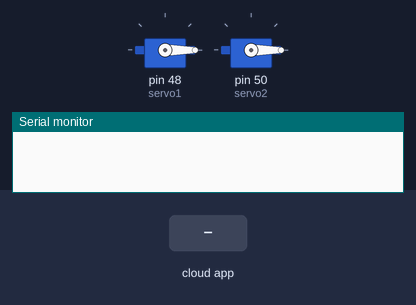
The sketch below on a simulated Arduino Mega 2560, built with avr-gcc and run on an emulated ATmega2560. Shown: 2 × servo, the last lines printed to the serial monitor. Inputs (shaded band) come from the test bench. The ROS host is connected and sends only what is stated.

Above: at 2.2 s.
2.3 s: the phone or cloud app sets smile_status to stage2
At 2.85 s:
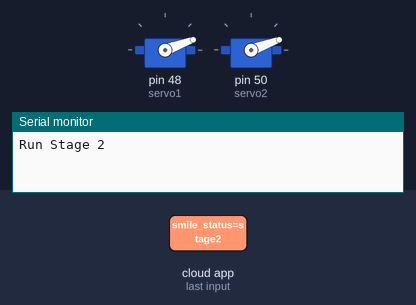
5.3 s: the phone or cloud app sets smile_status to stage1
Timing chart, 0 to 8.3 s (numbered marks = the images above; inputs shaded):
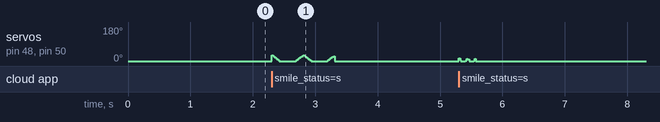

The sketch:

servo.ino
```cpp
#include <Servo.h>
#include <ros.h>
#include <std_msgs/String.h>

Servo servo1;
Servo servo2;

ros::NodeHandle nh;

int center = 0;

// ステージ設定
int stage1Speed = 2;   // ステージ1（速い）
int stage2Speed = 4;   // ステージ2（遅い）
int stage1Range = 15;  // ステージ1 ±15°
int stage2Range = 30;  // ステージ2 ±30°

String last_cmd = "";

void runStage(int stage);

// ===== ROS からのコマンド受信 =====
void stageCmdCallback(const std_msgs::String& msg) {
  last_cmd = msg.data;

  if (last_cmd == "stage1") {
    runStage(1);
  }
  else if (last_cmd == "stage2") {
    runStage(2);
  }
  else if (last_cmd == "stop") {
    servo1.write(center);
    servo2.write(center);
  }
}

ros::Subscriber<std_msgs::String> sub("smile_status", stageCmdCallback);

// ===== セットアップ =====
void setup() {
  nh.initNode();
  nh.subscribe(sub);

  Serial.begin(9600);
  randomSeed(analogRead(0));

  servo1.attach(48);
  servo2.attach(50);

  servo1.write(center);
  servo2.write(center);
  delay(1000);
}

void loop() {
  nh.spinOnce();
  delay(5);
}

// ===== Stage1 / Stage2 動作 =====
void runStage(int stage) {
  int spd, range;

  if (stage == 1) {
    spd = stage1Speed;
    range = stage1Range;
    Serial.println("Run Stage 1");
  } else {
    spd = stage2Speed;
    range = stage2Range;
    Serial.println("Run Stage 2");
  }

  int left = center + range;
  int right = center - range;

  // パターン（右→左→右→左）
  moveServo(left, right, spd);
  moveServo(right, left, spd);
  moveServo(left, right, spd);
  moveServo(right, left, spd);

  servo1.write(center);
  servo2.write(center);
  delay(100);
}

// ===== サーボゆっくり動作 =====
void moveServo(int from, int to, int spd) {
  if (from < to) {
    for (int i = from; i <= to; i++) {
      servo1.write(i);
      servo2.write(i);
      delay(spd);
    }
  } else {
    for (int i = from; i >= to; i--) {
      servo1.write(i);
      servo2.write(i);
      delay(spd);
    }
  }
}
```
